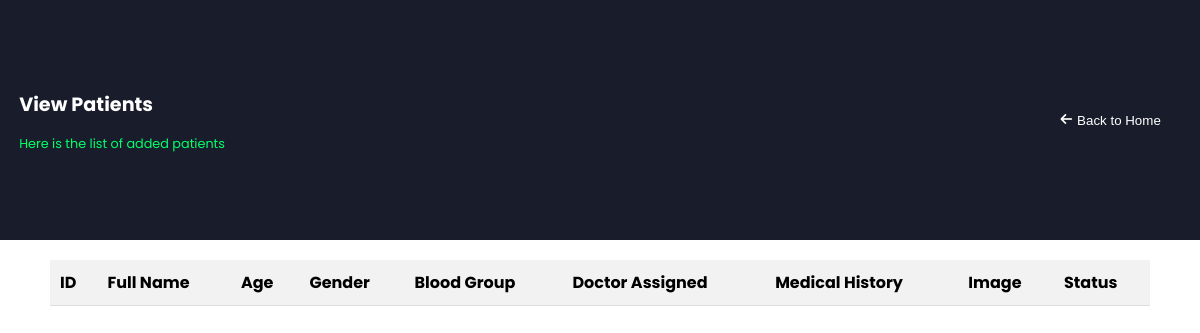
/view_patients/, run on an earlier commit of the app's database.
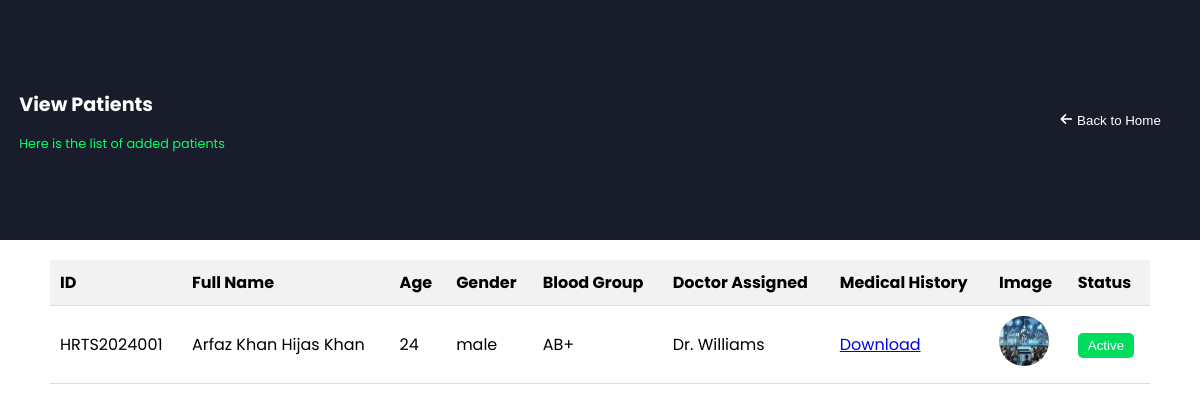
And on a later commit of the database.
### app.py (models this page shows)
class Patient(db.Model):
    id = db.Column(db.String(20), primary_key=True)
    firstname = db.Column(db.String(50), nullable=False)
    lastname = db.Column(db.String(50), nullable=False)
    email = db.Column(db.String(100))
    phone = db.Column(db.String(20))
    dob = db.Column(db.String(20))
    address = db.Column(db.String(200))
    city = db.Column(db.String(50))
    state = db.Column(db.String(50))
    zipcode = db.Column(db.String(10))
    bloodgroup = db.Column(db.String(10))
    gender = db.Column(db.String(10))
    doctor = db.Column(db.String(100))
    prevcondition = db.Column(db.Text)
    image = db.Column(db.String(100))
    medical_history_pdf = db.Column(db.String(100))  # Add this field

### app.py (the view)
@app.route('/view_patients/')
def view_patients():
    patients = Patient.query.all()
    return render_template('view_patients.html', patients=patients, calculate_age=calculate_age)

### app.py (called while the page is built)
def calculate_age(dob):
    today = datetime.today()
    dob = datetime.strptime(dob, "%Y-%m-%d")
    age = today.year - dob.year - ((today.month, today.day) < (dob.month, dob.day))
    return age

### templates/view_patients.html (shortened to what this page needs)
<!DOCTYPE html>
<html lang="en">
<head>
    <link rel="stylesheet" href="https://cdnjs.cloudflare.com/ajax/libs/font-awesome/6.1.1/css/all.min.css">
</head>
<body>
    <header>
        <div>
            <h2>View Patients</h2>
            <p>Here is the list of added patients</p>
        </div>
        <button class="back-to-home-btn" onclick="window.location.href='/'">
            <i class="fas fa-arrow-left"></i> Back to Home
        </button>
    </header>
    <main>
        <section class="container">
            <table>
                <thead>
                    <tr>
                        <th>ID</th>
                        <th>Full Name</th>
                        <th>Age</th>
                        <th>Gender</th>
                        <th>Blood Group</th>
                        <th>Doctor Assigned</th>
                        <th>Medical History</th>
                        <th>Image</th>
                        <th>Status</th>
                    </tr>
                </thead>
                <tbody>
                    {% for patient in patients %}
                    <tr>
                        <td>{{ prefix }}{{ patient.id }}</td>
                        <td>{{ patient.firstname }} {{ patient.lastname }}</td>
                        <td>{{ calculate_age(patient.dob) }}</td>
                        <td>{{ patient.gender }}</td>
                        <td>{{ patient.bloodgroup }}</td>
                        <td>{{ patient.doctor }}</td>
                        <td>
                            {% if patient.medical_history_pdf %}
                                <a href="{{ url_for('download_history', filename=patient.medical_history_pdf.split('/')[-1]) }}">Download</a>
                            {% else %}
                                No medical history available
                            {% endif %}
                        </td>
                        <td><img src="{{ url_for('static', filename='images/' + patient.image) }}" alt="Patient Image" style="width: 50px; height: 50px; border-radius: 50%;"></td>
                        <td><button class="status-btn">{{ patient.status }}</button></td>
                    </tr>
                    {% endfor %}
                </tbody>
            </table>
        </section>
    </main>
</body>
</html>

### templates/view_patients.html (style rules this page uses)
* { box-sizing: border-box; }
header { font-size: .8rem; color: white; padding: 1.2rem; display: flex; align-items: center; justify-content: space-between; }
body { margin: 0; font-family: 'Poppins', sans-serif; }
header { background-color: #191d2b; min-height: 30vh; }
header p { color: #00ff6a; }
main { display: flex; align-items: center; justify-content: center; }
.container { text-align: center; width: 95%; padding: 20px; }
table { width: 100%; border-collapse: collapse; }
th, td { padding: 10px; border-bottom: 1px solid #ddd; text-align: left; }
th { background-color: #f2f2f2; }
.status-btn { background-color: #00dd5c; border: none; color: white; padding: 5px 10px; border-radius: 5px; cursor: pointer; }
.back-to-home-btn { background-color: #191d2b; color: white; border: none; padding: 10px 20px; border-radius: 5px; cursor: pointer; display: flex; align-items: center; }
.back-to-home-btn i { margin-right: 5px; }

What changed in the data, as far as the page shows it:
added Patient: id "HRTS2024001", firstname "Arfaz Khan", lastname "Hijas Khan", dob "24", gender "male", bloodgroup "AB+", doctor "Dr. Williams", image (picture)
